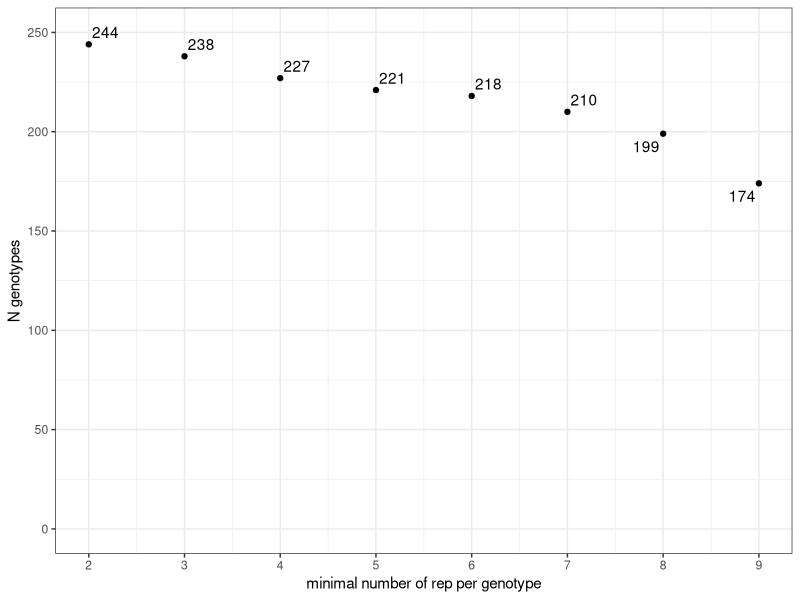
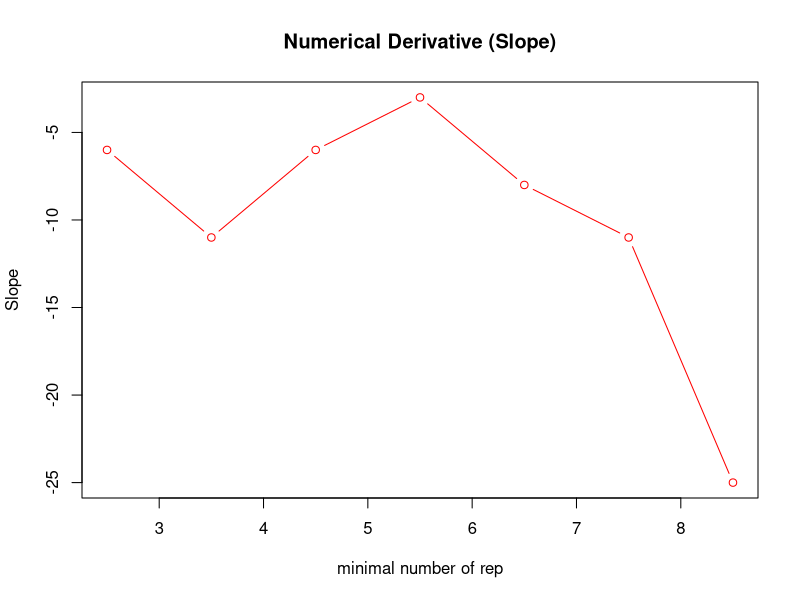
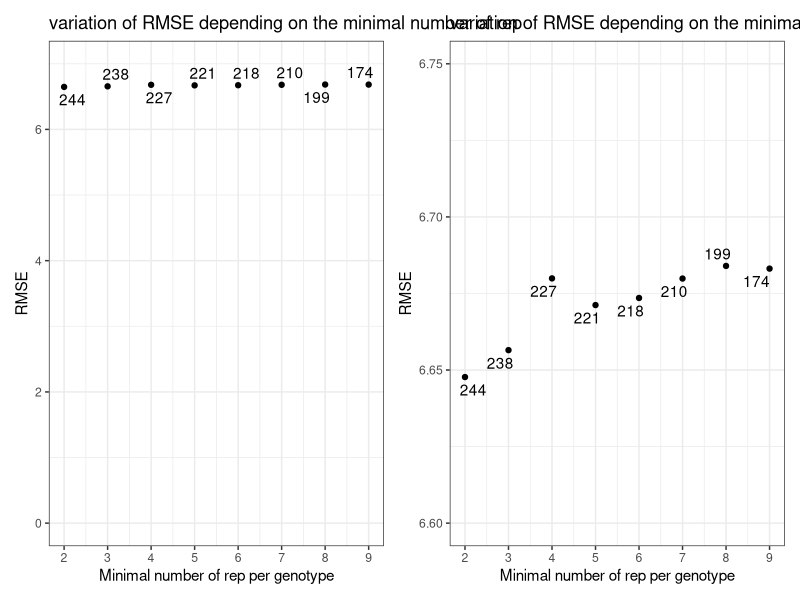
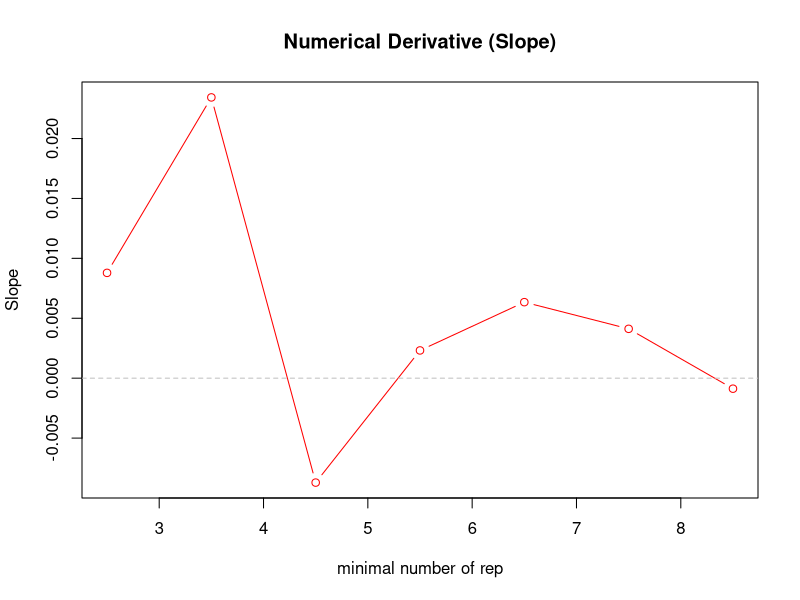
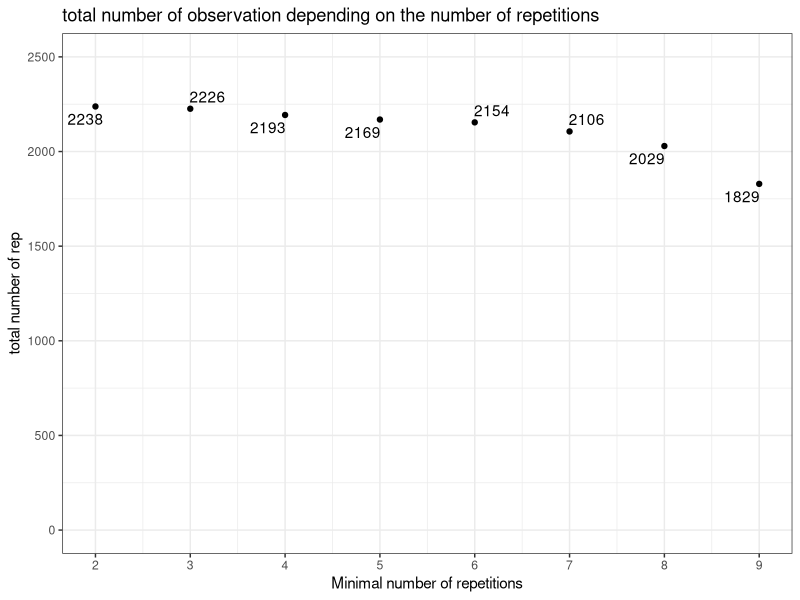
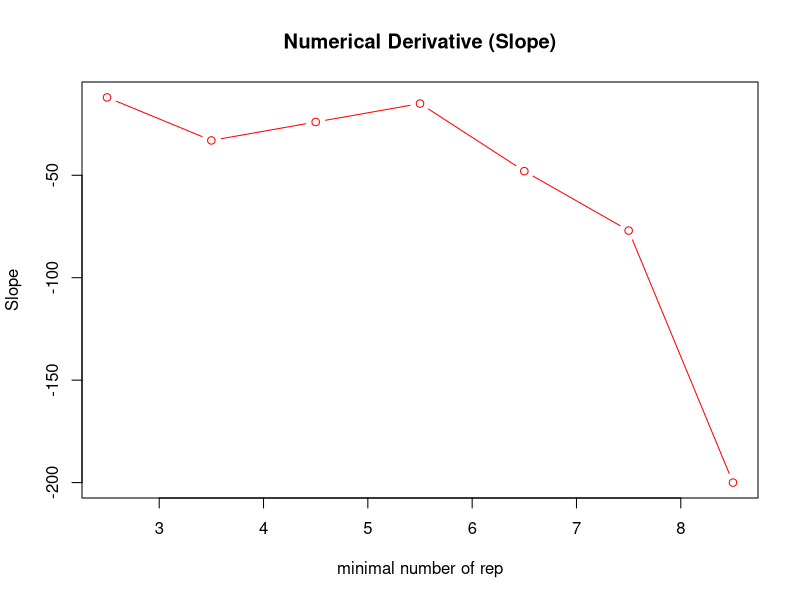
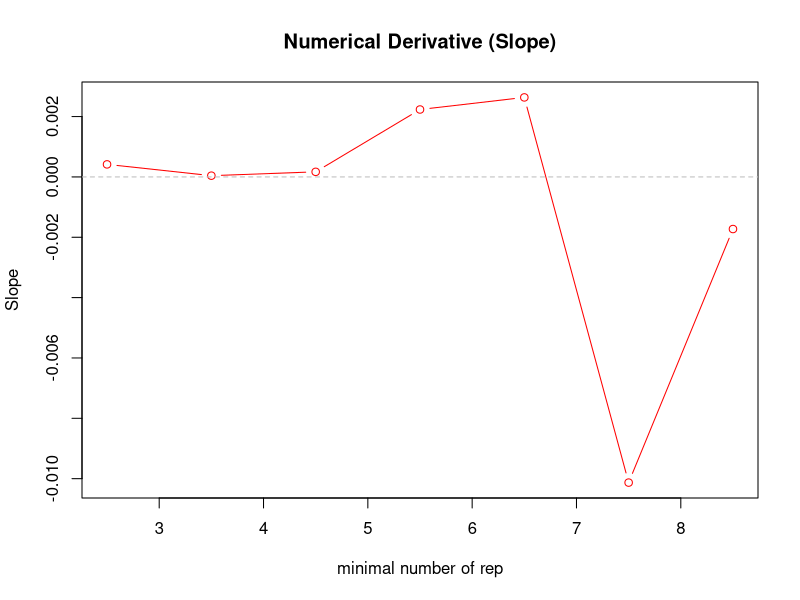
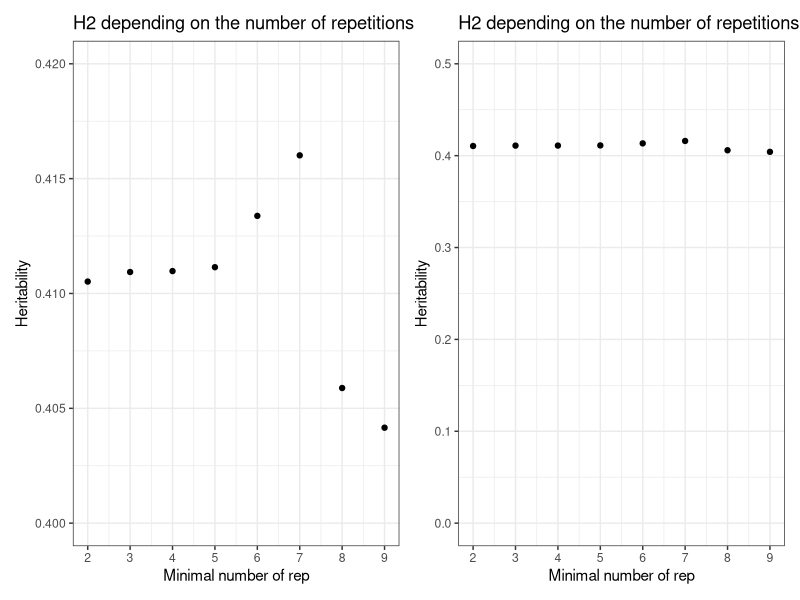

These figures' R source, in order:
## ---- chunk 1
#| echo: false
#| warning: false

suppressPackageStartupMessages(library("tidyverse"))
suppressPackageStartupMessages(library("lme4"))
suppressPackageStartupMessages(library("Hmisc"))
suppressPackageStartupMessages(library("corrplot"))
suppressPackageStartupMessages(library("emmeans"))
suppressPackageStartupMessages(library("patchwork"))
suppressPackageStartupMessages(library("ggplot2"))
suppressPackageStartupMessages(library("dplyr"))


## ---- chunk 2
data250_apisum_00 <- read.csv("../../../../../../01.data/2023_screen_specifics_251genotypes/01.acyrthosiphon_pisum_P123amp_on_faba_collection/acyrthospipon_pisum_fecundity_on_faba_collection.csv", stringsAsFactors = FALSE, sep = ",") %>%  
  mutate(ivip = as.factor(ivip)) %>% 
  mutate(session = as.factor(session)) 



data250_apisum_01 <- data250_apisum_00 %>% filter(!is.na(larvae_total_number))
data250_apisum_01$ivip <- droplevels(data250_apisum_01$ivip)

data250_apisum_02<- data250_apisum_01 %>% filter(adult_alive != "0") #remove if no adult
data250_apisum_02$ivip <- droplevels(data250_apisum_02$ivip)

data250_apisum_02$ivip <-as.factor(data250_apisum_02$ivip)


## ---- chunk 3
analyze_filtered_data <- function(data, i, filter_name) {
  data <- data %>%
    group_by(ivip) %>%
    filter(n() >= i) %>%
    ungroup() %>%
    droplevels()

  if (nrow(data) < 5 || nlevels(data$ivip) < 2) {
    return(NULL)  # skip iterations with too little data
  }

  NGEN <- nlevels(data$ivip)
  n_after <- nrow(data)

  # Fit the model
  mod <- lmer(larvae_total_number ~ ivip + (1|session/block), data = data)
  residuals_values <- residuals(mod)
  RMSE <- sqrt(mean(residuals_values^2))
  shapiro_res <- shapiro.test(residuals_values)$p.value
  shapiro <- shapiro.test(data$larvae_total_number)$p.value

  # Heritability model
  mod_h2 <- lmer(larvae_total_number ~ (1 | ivip) + (1 | session), data = data)
  estimates <- as.data.frame(VarCorr(mod_h2))
  genetic_variance <- estimates$vcov[1]
  residual_variance <- estimates$vcov[3]
  nbE <- nlevels(data$session)
  H2 <- genetic_variance / (genetic_variance + (residual_variance / nbE))

  return(data.frame(
    filter = filter_name, i = i, RMSE = RMSE, n_after = n_after,
    H2 = H2, shapiro = shapiro, shapiro_res = shapiro_res, NGEN = NGEN
  ))
}
## ---- chunk 4

# Initialize an empty data frame to store results
results <- data.frame(x = numeric(0), i = numeric(0), RMSE = numeric(0), 
                       n_after = numeric(0), H2=numeric(0),shapiro=numeric(0),shapiro_res=numeric(0),NGEN=numeric(0), stringsAsFactors = FALSE)


###filter based on IQR
    # Calculate IQR and bounds for outlier removal
    IQR_value <- IQR(data250_apisum_02$larvae_total_number)
    lower_bound <- quantile(data250_apisum_02$larvae_total_number, 0.25) - 1.5 * IQR_value
    upper_bound <- quantile(data250_apisum_02$larvae_total_number, 0.75) + 1.5 * IQR_value
    filter ="IQR"
    # Filter out outliers
    data_iqr <- data250_apisum_02[data250_apisum_02$larvae_total_number >= lower_bound & data250_apisum_02$larvae_total_number <= upper_bound, ]
    

for (i in 2:9) {
  res <- analyze_filtered_data(data_iqr, i, filter_name = "IQR")
  if (!is.null(res)) results <- rbind(results, res)
}

for (i in 2:9) {
  res <- analyze_filtered_data(data250_apisum_02, i, filter_name = "no_filter")
  if (!is.null(res)) results <- rbind(results, res)
    }
    
data_manual<- data250_apisum_02 %>% filter(larvae_total_number != "0") 

for (i in 2:9) {
  res <- analyze_filtered_data(data_manual, i, filter_name = "Manual_filter")
  if (!is.null(res)) results <- rbind(results, res)
}

print(results)
## ---- chunk 5
iqr_results <- results %>% filter(filter == "IQR")
## ---- chunk 6

ggplot(iqr_results, aes(x = i, y = NGEN)) +
  geom_point() +
  scale_x_continuous(breaks=seq(1,13,1)) +
  scale_y_continuous(limits = c(0,250)) +
  theme_bw() +
  ggrepel::geom_text_repel(aes(label = NGEN), arrow = T) +
  labs(x = "minimal number of rep per genotype", y = "N genotypes") 

y<-as.vector(iqr_results$NGEN)
x<-as.vector(iqr_results$i)

# Compute slope (finite differences)
slope <- diff(y) / diff(x)

# To align slopes with x-values, use midpoints
x_mid <- (x[-1] + x[-length(x)]) / 2

# Plot slope (derivative)
plot(x_mid, slope, type = "b", col = "red", main = "Numerical Derivative (Slope)",
     ylab = "Slope", xlab = "minimal number of rep")
abline(h = 0, col = "gray", lty = 2)  # reference line for zero slope



## ---- chunk 7

away <- ggplot(iqr_results, aes(x = i, y = RMSE)) +
  geom_point() +
  scale_x_continuous(breaks=seq(1,13,1)) +
  scale_y_continuous(limits = c(0,7)) +
  theme_bw() +
  ggrepel::geom_text_repel(aes(label = NGEN), arrow = T) +
  labs(x = "Minimal number of rep per genotype", y = "RMSE") +
  ggtitle("variation of RMSE depending on the minimal number of rep")

close<- ggplot(iqr_results, aes(x = i, y = RMSE)) +
  geom_point() +
  scale_x_continuous(breaks=seq(1,13,1)) +
  scale_y_continuous(limits = c(6.6,6.75)) +
  theme_bw() +
  ggrepel::geom_text_repel(aes(label = NGEN), arrow = T) +
  labs(x = "Minimal number of rep per genotype", y = "RMSE") +
  ggtitle("variation of RMSE depending on the minimal number of rep")

away+close

y<-as.vector(iqr_results$RMSE)
x<-as.vector(iqr_results$i)

# Compute slope (finite differences)
slope <- diff(y) / diff(x)

# To align slopes with x-values, use midpoints
x_mid <- (x[-1] + x[-length(x)]) / 2

# Plot slope (derivative)
plot(x_mid, slope, type = "b", col = "red", main = "Numerical Derivative (Slope)",
     ylab = "Slope", xlab = "minimal number of rep")
abline(h = 0, col = "gray", lty = 2)  # reference line for zero slope


## ---- chunk 8
ggplot(iqr_results, aes(x = i, y = n_after)) +
  geom_point() +
  scale_x_continuous(breaks=seq(1,13,1)) +
  scale_y_continuous(limits = c(0,2500)) +
  theme_bw() +
  ggrepel::geom_text_repel(aes(label = n_after), arrow = T) +
  labs(x = "Minimal number of repetitions", y = "total number of rep") +
  ggtitle("total number of observation depending on the number of repetitions")

y<-as.vector(iqr_results$n_after)
x<-as.vector(iqr_results$i)

# Compute slope (finite differences)
slope <- diff(y) / diff(x)

# To align slopes with x-values, use midpoints
x_mid <- (x[-1] + x[-length(x)]) / 2

# Plot slope (derivative)
plot(x_mid, slope, type = "b", col = "red", main = "Numerical Derivative (Slope)",
     ylab = "Slope", xlab = "minimal number of rep")
abline(h = 0, col = "gray", lty = 2)  # reference line for zero slope

## ---- chunk 9
close<-ggplot(iqr_results, aes(x = i, y = H2)) +
  geom_point() +
  scale_x_continuous(breaks = seq(1, 13, 1)) +
  scale_y_continuous(limits = c(0.4, 0.42)) +
  theme_bw() +
  labs(
    x = "Minimal number of rep",
    y = "Heritability"
  ) +
  ggtitle("H2 depending on the number of repetitions")

away<-ggplot(iqr_results, aes(x = i, y = H2)) +
  geom_point() +
  scale_x_continuous(breaks = seq(1, 13, 1)) +
  scale_y_continuous(limits = c(0, 0.5)) +
  theme_bw() +
  labs(
    x = "Minimal number of rep",
    y = "Heritability"
  ) +
  ggtitle("H2 depending on the number of repetitions")

y<-as.vector(iqr_results$H2)
x<-as.vector(iqr_results$i)

# Compute slope (finite differences)
slope <- diff(y) / diff(x)

# To align slopes with x-values, use midpoints
x_mid <- (x[-1] + x[-length(x)]) / 2

# Plot slope (derivative)
plot(x_mid, slope, type = "b", col = "red", main = "Numerical Derivative (Slope)",
     ylab = "Slope", xlab = "minimal number of rep")
abline(h = 0, col = "gray", lty = 2)  # reference line for zero slope

close + away
## ---- chunk 10
# -------------------------------
# 1. IQR filtering
# -------------------------------
IQR_value <- IQR(data250_apisum_02$larvae_total_number)
lower_bound <- quantile(data250_apisum_02$larvae_total_number, 0.25) - 1.5 * IQR_value
upper_bound <- quantile(data250_apisum_02$larvae_total_number, 0.75) + 1.5 * IQR_value

data <- data250_apisum_02 %>%
  filter(larvae_total_number >= lower_bound,
         larvae_total_number <= upper_bound)

# -------------------------------
# 2. Keep ivip with ≥6 repetitions
# -------------------------------
data_afabae_6 <- data %>%
  group_by(ivip) %>%
  filter(n() >= 6) %>%
  ungroup()

# -------------------------------
# 3. Identify ivip NOT kept
# -------------------------------
ivip_not_in_6 <- setdiff(unique(data$ivip), unique(data_afabae_6$ivip))
data_removed <- data %>% filter(ivip %in% ivip_not_in_6)

# -------------------------------
# 4. Boxplot with removed ivip in red
# -------------------------------
ggplot(data, aes(x = "", y = larvae_total_number)) +
  geom_boxplot(outlier.shape = NA) +
  geom_jitter(alpha = 0.4) +
  geom_point(data = data_removed,
             aes(y = larvae_total_number),
             color = "red",
             size = 3) +
  labs(title = "Boxplot of larvae_total_number",
       subtitle = "Red points = ivip removed (<6 repetitions)") +
  theme_minimal()

# -------------------------------
# 5. Table of removed ivip with genetic cluster
# -------------------------------
info_cluster <- read.csv("../../../../../../00.info/11.infos_genotypes/morphological_phenotlogical_data_faba_collection_PeaMUST_with_genet_cluster.csv")

ivip_removed_cluster_table <- data.frame(ivip = ivip_not_in_6) %>%
  left_join(info_cluster, by = "ivip")

ivip_removed_cluster_table

# -------------------------------
# 6. Cluster summary table
# -------------------------------
# Keep only non-empty, non-NA cluster_name
ivip_with_cluster <- data %>%
  distinct(ivip) %>%
  left_join(info_cluster, by = "ivip") %>%
  filter(!is.na(cluster_name), cluster_name != "")

cluster_summary <- ivip_with_cluster %>%
  group_by(cluster_name) %>%
  summarise(
    n_original = n(),
    n_removed = sum(ivip %in% ivip_not_in_6)
  ) %>%
  arrange(cluster_name)

cluster_summary
